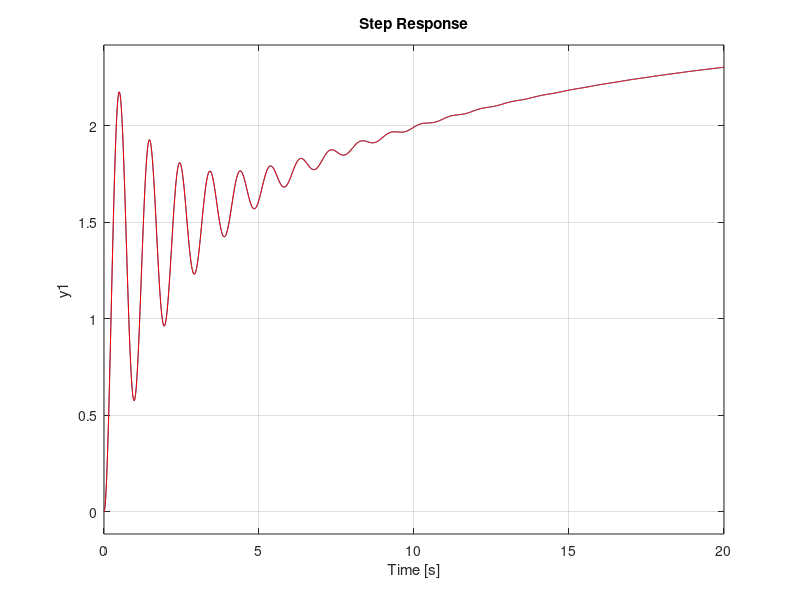

MATLAB code for this plot:
function[n] = exo_11() # Exo I/ 1)
  p = tf("p");
  sys = (10*(5*p+1))/(p^3 + 1.1*p^2 + 42.1*p + 4);

  Tend = 20;
  NbPoints = 1000;
  t = linspace(0, Tend, NbPoints);
  step(sys, t);

  input = 1/p;
  output = sys * input;

  outputNumer = get(output, "num"){1}
  outputDeter = get(output, "den"){1}
  [R, P, K, E] = residue(outputNumer, outputDeter);

  y = zeros(size(t));
  for i = 1:length(R)
    y = y + R(i) * t.^(E(i) - 1) / factorial(E(i)-1) .* exp(t*P(i));
  endfor  

  pause(3);
  hold on;
  plot(t, real(y), 'r');
  
  disp("Les poles sont : ");
  P
end